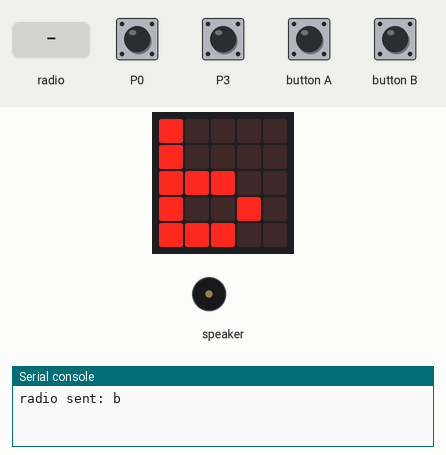
Simulated run of this program. Board: Calliope mini (MakeCode). On the bench: the board's 5×5 LED display, buzzer (waves = sounding), the last lines printed to the serial console. Inputs (shaded band) come from the test bench. No radio messages arrive unless stated (any console line starting 'radio sent:' is added by the test bench).

Above: at 1.2 s.
1.3 s: touch pin P0 pressed for 1 s
At 4.4 s:
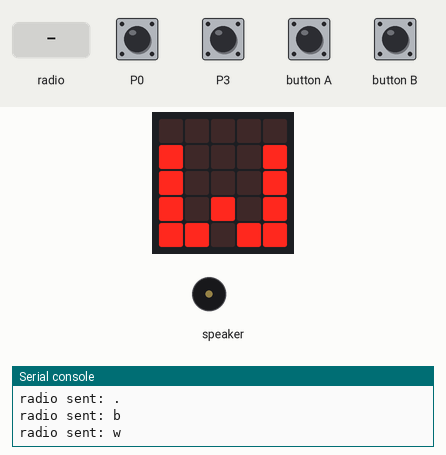
5.3 s: radio message "b" arrives
At 6.5 s:
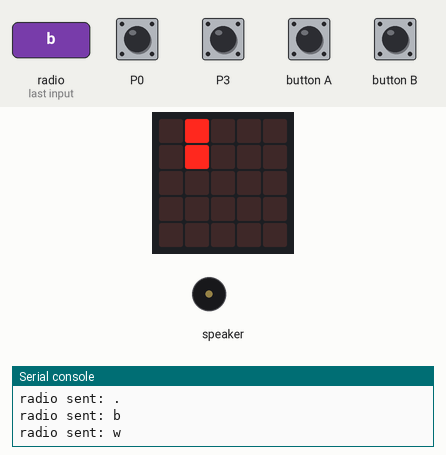
6.8 s: touch pin P3 pressed for 0.15 s
At 7.4 s:
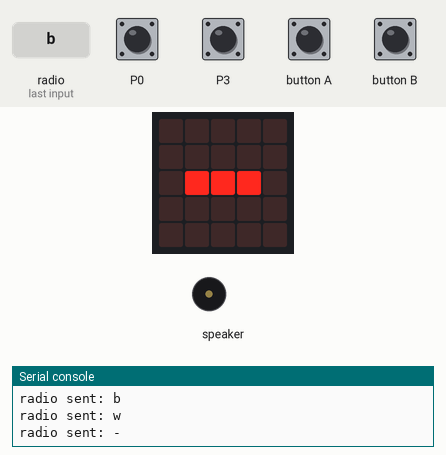
9.0 s: touch pin P3 pressed for 1 s
At 10.97 s:
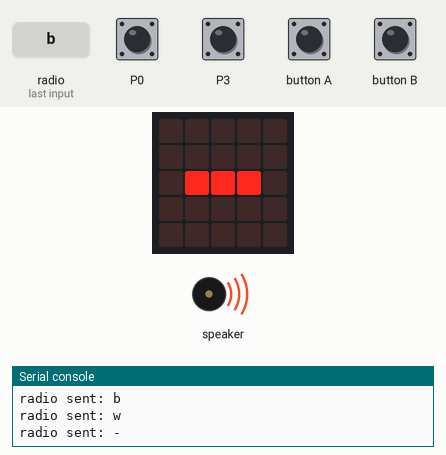
13.0 s: button A pressed for 1 s
At 13.7 s:
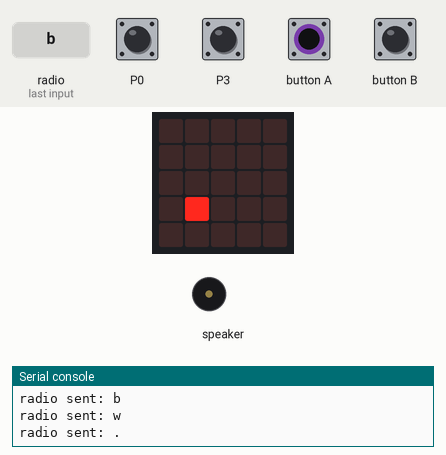
Timing chart, 0 to 16.0 s (numbered marks = the images above; inputs shaded):
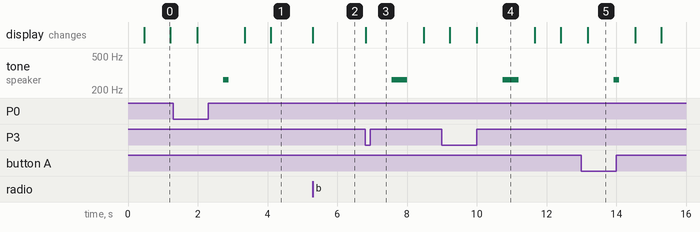

Measured:
- after the input at 1.3 s, tone on speaker: silent → 262 Hz after 1.4 s, → silent 0.15 s later; the display: first changes after 0.69 s (image 1 shows a later state)
- after the input at 5.3 s, the display: changes at once (image 2)
- after the input at 6.8 s, tone on speaker: silent → 262 Hz after 0.76 s, → silent 0.45 s later; the display: changes at once (image 3)
- after the input at 9.0 s, tone on speaker: silent → 262 Hz after 1.7 s, → silent 0.45 s later; the display: first differs from a run without the input after 1.0 s (image 4)
- after the input at 13.0 s, tone on speaker: silent → 262 Hz after 0.93 s, → silent 0.15 s later; the display: changes after 0.18 s (image 5)
- what the display in image 0 shows lasts 0.7 s, from 0.5 s to 1.2 s

The program:

main.ts
```typescript
let mgst = 0
let lmb = ""
let bs = 0
let msg = ""
let dit = 0
// Empfangen
radio.onDataPacketReceived( ({ receivedString }) =>  {
    // Buchstabenende
    if (receivedString == "b") {
        basic.showString(lmb.charAt(bs))
        bs = 1
    } else if (receivedString == "w") {

    } else if (receivedString == "-") {
        // neue Spalte im Baum
        bs = 2 * bs
        // 1 addieren
        bs += 1
    } else if (receivedString == ".") {
        // neue Zeile im Baum
        bs = 2 * bs
    }
})
radio.setGroup(5)
// Dauer eines dit
dit = 150
// Buchstabenposition im linearisierten Binärbaum
bs = 1
// Linearisierter Morsecode Binärbaum
lmb = "''ETIANMSURWDKGOHVFüLAPJBXCYZQÖ'54'3'''2''+''''16=/'''''7'''8'90"
// Senden
basic.forever(() => {
    if (input.pinIsPressed(TouchPin.P0) || input.buttonIsPressed(Button.A)) {
        // dit
        msg = "."
        radio.sendString(msg)
        basic.showString(msg)
        music.playTone(262, 1 * dit)
        mgst = input.runningTime()
        music.rest(dit)
    }
    if (input.pinIsPressed(TouchPin.P3) || input.buttonIsPressed(Button.B)) {
        // dah
        msg = "-"
        radio.sendString(msg)
        basic.showString(msg)
        music.playTone(262, 3 * dit)
        mgst = input.runningTime()
        music.rest(dit)
    }
    // nur einmal senden
    if (msg != "w") {
        // nur einmal senden
        if (msg != "b") {
            if (input.runningTime() - mgst >= 3 * dit) {
                // neuer Buchstabe (3*dit Pause)
                msg = "b"
                radio.sendString(msg)
                basic.showString(msg)
            }
        }
        if (input.runningTime() - mgst >= 7 * dit) {
            // neues Wort (7*dit Pause)
            msg = "w"
            radio.sendString(msg)
            basic.showString(msg)
        }
    }
})
```

test.ts
```typescript
// Hier kann man Tests durchführen; diese Datei wird nicht kompiliert, wenn dieses Paket als Erweiterung verwendet wird.
```
